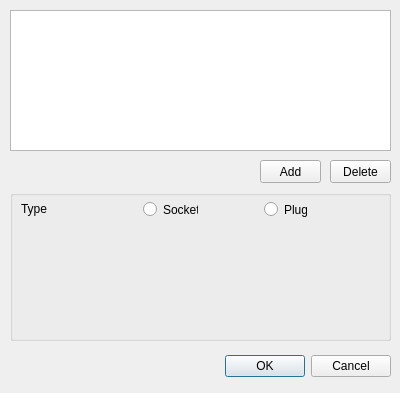
<?xml version="1.0" encoding="UTF-8"?>
<ui version="4.0">
 <class>Dialog</class>
 <widget class="QDialog" name="Dialog">
  <property name="geometry">
   <rect>
    <x>0</x>
    <y>0</y>
    <width>400</width>
    <height>393</height>
   </rect>
  </property>
  <property name="windowTitle">
   <string>Connector Configuration</string>
  </property>
  <widget class="QDialogButtonBox" name="buttonBox">
   <property name="geometry">
    <rect>
     <x>50</x>
     <y>350</y>
     <width>341</width>
     <height>32</height>
    </rect>
   </property>
   <property name="orientation">
    <enum>Qt::Horizontal</enum>
   </property>
   <property name="standardButtons">
    <set>QDialogButtonBox::Cancel|QDialogButtonBox::Ok</set>
   </property>
  </widget>
  <widget class="QTableView" name="tableView">
   <property name="geometry">
    <rect>
     <x>10</x>
     <y>10</y>
     <width>381</width>
     <height>141</height>
    </rect>
   </property>
   <property name="styleSheet">
    <string notr="true"/>
   </property>
  </widget>
  <widget class="QPushButton" name="pushButton">
   <property name="geometry">
    <rect>
     <x>260</x>
     <y>160</y>
     <width>61</width>
     <height>23</height>
    </rect>
   </property>
   <property name="text">
    <string>Add</string>
   </property>
   <property name="icon">
    <iconset>
     <normaloff>resource/android-my-library-add-16-000000.png</normaloff>resource/android-my-library-add-16-000000.png</iconset>
   </property>
   <property name="flat">
    <bool>false</bool>
   </property>
  </widget>
  <widget class="QPushButton" name="pushButton_2">
   <property name="geometry">
    <rect>
     <x>330</x>
     <y>160</y>
     <width>61</width>
     <height>23</height>
    </rect>
   </property>
   <property name="text">
    <string>Delete</string>
   </property>
   <property name="icon">
    <iconset>
     <normaloff>resource/16x16-black-white-metro-delete-icon.png</normaloff>resource/16x16-black-white-metro-delete-icon.png</iconset>
   </property>
  </widget>
  <widget class="QGroupBox" name="groupBox">
   <property name="geometry">
    <rect>
     <x>10</x>
     <y>190</y>
     <width>381</width>
     <height>151</height>
    </rect>
   </property>
   <property name="title">
    <string/>
   </property>
   <widget class="QLabel" name="label">
    <property name="geometry">
     <rect>
      <x>11</x>
      <y>11</y>
      <width>27</width>
      <height>16</height>
     </rect>
    </property>
    <property name="text">
     <string>Type:</string>
    </property>
   </widget>
   <widget class="QRadioButton" name="radioButton">
    <property name="geometry">
     <rect>
      <x>133</x>
      <y>11</y>
      <width>55</width>
      <height>17</height>
     </rect>
    </property>
    <property name="text">
     <string>Socket</string>
    </property>
   </widget>
   <widget class="QRadioButton" name="radioButton_2">
    <property name="geometry">
     <rect>
      <x>254</x>
      <y>11</y>
      <width>43</width>
      <height>17</height>
     </rect>
    </property>
    <property name="text">
     <string>Plug</string>
    </property>
   </widget>
  </widget>
 </widget>
 <resources/>
 <connections>
  <connection>
   <sender>buttonBox</sender>
   <signal>accepted()</signal>
   <receiver>Dialog</receiver>
   <slot>accept()</slot>
   <hints>
    <hint type="sourcelabel">
     <x>248</x>
     <y>254</y>
    </hint>
    <hint type="destinationlabel">
     <x>157</x>
     <y>274</y>
    </hint>
   </hints>
  </connection>
  <connection>
   <sender>buttonBox</sender>
   <signal>rejected()</signal>
   <receiver>Dialog</receiver>
   <slot>reject()</slot>
   <hints>
    <hint type="sourcelabel">
     <x>316</x>
     <y>260</y>
    </hint>
    <hint type="destinationlabel">
     <x>286</x>
     <y>274</y>
    </hint>
   </hints>
  </connection>
 </connections>
</ui>
